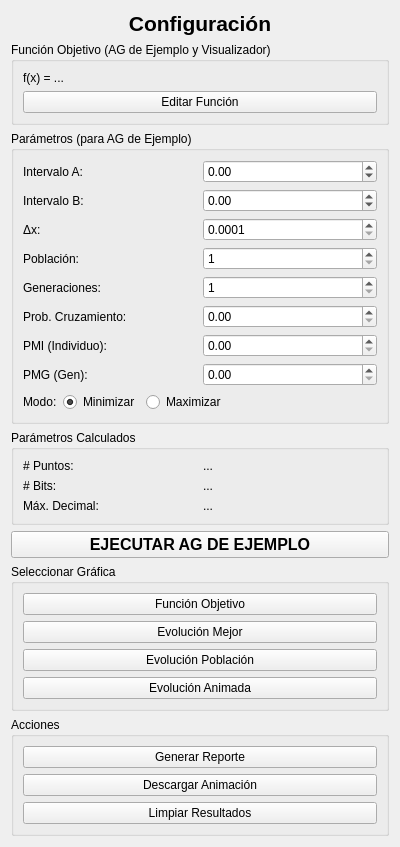
<?xml version="1.0" encoding="UTF-8"?>
<ui version="4.0">
 <class>ConfigPanelWidget</class>
 <widget class="QWidget" name="ConfigPanelWidget">
  <property name="geometry">
   <rect>
    <x>0</x>
    <y>0</y>
    <width>400</width>
    <height>800</height>
   </rect>
  </property>
  <property name="windowTitle">
   <string>Config Panel Content</string>
  </property>
  <layout class="QVBoxLayout" name="mainVerticalLayout">
   <item>
    <widget class="QLabel" name="titleLabel">
     <property name="font">
      <font>
       <pointsize>16</pointsize>
       <bold>true</bold>
      </font>
     </property>
     <property name="text">
      <string>Configuración</string>
     </property>
     <property name="alignment">
      <set>Qt::AlignmentFlag::AlignCenter</set>
     </property>
    </widget>
   </item>
   <item>
    <widget class="QGroupBox" name="functionGroup">
     <property name="title">
      <string>Función Objetivo (AG de Ejemplo y Visualizador)</string>
     </property>
     <layout class="QVBoxLayout" name="verticalLayout_2">
      <item>
       <widget class="QLabel" name="functionDisplayLabel">
        <property name="text">
         <string>f(x) = ...</string>
        </property>
        <property name="wordWrap">
         <bool>true</bool>
        </property>
       </widget>
      </item>
      <item>
       <widget class="QPushButton" name="editFunctionButton">
        <property name="text">
         <string>Editar Función</string>
        </property>
       </widget>
      </item>
     </layout>
    </widget>
   </item>
   <item>
    <widget class="QGroupBox" name="paramsGroup">
     <property name="title">
      <string>Parámetros (para AG de Ejemplo)</string>
     </property>
     <layout class="QGridLayout" name="gridLayout">
      <item row="0" column="0">
       <widget class="QLabel" name="label_interval_a">
        <property name="text">
         <string>Intervalo A:</string>
        </property>
       </widget>
      </item>
      <item row="0" column="1">
       <widget class="QDoubleSpinBox" name="interval_a_spinbox">
        <property name="decimals">
         <number>2</number>
        </property>
        <property name="minimum">
         <double>-10000.000000000000000</double>
        </property>
        <property name="maximum">
         <double>10000.000000000000000</double>
        </property>
       </widget>
      </item>
      <item row="1" column="0">
       <widget class="QLabel" name="label_interval_b">
        <property name="text">
         <string>Intervalo B:</string>
        </property>
       </widget>
      </item>
      <item row="1" column="1">
       <widget class="QDoubleSpinBox" name="interval_b_spinbox">
        <property name="decimals">
         <number>2</number>
        </property>
        <property name="minimum">
         <double>-10000.000000000000000</double>
        </property>
        <property name="maximum">
         <double>10000.000000000000000</double>
        </property>
       </widget>
      </item>
      <item row="2" column="0">
       <widget class="QLabel" name="label_delta_x">
        <property name="text">
         <string>Δx:</string>
        </property>
       </widget>
      </item>
      <item row="2" column="1">
       <widget class="QDoubleSpinBox" name="delta_x_spinbox">
        <property name="decimals">
         <number>4</number>
        </property>
        <property name="minimum">
         <double>0.000100000000000</double>
        </property>
        <property name="maximum">
         <double>1000.000000000000000</double>
        </property>
       </widget>
      </item>
      <item row="3" column="0">
       <widget class="QLabel" name="label_pop_size">
        <property name="text">
         <string>Población:</string>
        </property>
       </widget>
      </item>
      <item row="3" column="1">
       <widget class="QSpinBox" name="pop_size_spinbox">
        <property name="minimum">
         <number>1</number>
        </property>
        <property name="maximum">
         <number>1000</number>
        </property>
       </widget>
      </item>
      <item row="4" column="0">
       <widget class="QLabel" name="label_num_generations">
        <property name="text">
         <string>Generaciones:</string>
        </property>
       </widget>
      </item>
      <item row="4" column="1">
       <widget class="QSpinBox" name="num_generations_spinbox">
        <property name="minimum">
         <number>1</number>
        </property>
        <property name="maximum">
         <number>10000</number>
        </property>
       </widget>
      </item>
      <item row="5" column="0">
       <widget class="QLabel" name="label_prob_crossover">
        <property name="text">
         <string>Prob. Cruzamiento:</string>
        </property>
       </widget>
      </item>
      <item row="5" column="1">
       <widget class="QDoubleSpinBox" name="prob_crossover_spinbox">
        <property name="decimals">
         <number>2</number>
        </property>
        <property name="maximum">
         <double>1.000000000000000</double>
        </property>
        <property name="singleStep">
         <double>0.010000000000000</double>
        </property>
       </widget>
      </item>
      <item row="6" column="0">
       <widget class="QLabel" name="label_prob_mutation_i">
        <property name="text">
         <string>PMI (Individuo):</string>
        </property>
       </widget>
      </item>
      <item row="6" column="1">
       <widget class="QDoubleSpinBox" name="prob_mutation_i_spinbox">
        <property name="decimals">
         <number>2</number>
        </property>
        <property name="maximum">
         <double>1.000000000000000</double>
        </property>
        <property name="singleStep">
         <double>0.010000000000000</double>
        </property>
       </widget>
      </item>
      <item row="7" column="0">
       <widget class="QLabel" name="label_prob_mutation_g">
        <property name="text">
         <string>PMG (Gen):</string>
        </property>
       </widget>
      </item>
      <item row="7" column="1">
       <widget class="QDoubleSpinBox" name="prob_mutation_g_spinbox">
        <property name="decimals">
         <number>2</number>
        </property>
        <property name="maximum">
         <double>1.000000000000000</double>
        </property>
        <property name="singleStep">
         <double>0.010000000000000</double>
        </property>
       </widget>
      </item>
      <item row="8" column="0" colspan="2">
       <layout class="QHBoxLayout" name="horizontalLayout">
        <item>
         <widget class="QLabel" name="label_mode">
          <property name="text">
           <string>Modo:</string>
          </property>
         </widget>
        </item>
        <item>
         <widget class="QRadioButton" name="minimize_radio">
          <property name="text">
           <string>Minimizar</string>
          </property>
          <property name="checked">
           <bool>true</bool>
          </property>
         </widget>
        </item>
        <item>
         <widget class="QRadioButton" name="maximize_radio">
          <property name="text">
           <string>Maximizar</string>
          </property>
         </widget>
        </item>
        <item>
         <spacer name="horizontalSpacer">
          <property name="orientation">
           <enum>Qt::Orientation::Horizontal</enum>
          </property>
          <property name="sizeHint" stdset="0">
           <size>
            <width>40</width>
            <height>20</height>
           </size>
          </property>
         </spacer>
        </item>
       </layout>
      </item>
     </layout>
    </widget>
   </item>
   <item>
    <widget class="QGroupBox" name="calculatedParamsGroup">
     <property name="title">
      <string>Parámetros Calculados</string>
     </property>
     <layout class="QGridLayout" name="gridLayout_2">
      <item row="0" column="0">
       <widget class="QLabel" name="label_num_points">
        <property name="text">
         <string># Puntos:</string>
        </property>
       </widget>
      </item>
      <item row="0" column="1">
       <widget class="QLabel" name="num_points_label">
        <property name="text">
         <string>...</string>
        </property>
       </widget>
      </item>
      <item row="1" column="0">
       <widget class="QLabel" name="label_num_bits">
        <property name="text">
         <string># Bits:</string>
        </property>
       </widget>
      </item>
      <item row="1" column="1">
       <widget class="QLabel" name="num_bits_label">
        <property name="text">
         <string>...</string>
        </property>
       </widget>
      </item>
      <item row="2" column="0">
       <widget class="QLabel" name="label_max_decimal">
        <property name="text">
         <string>Máx. Decimal:</string>
        </property>
       </widget>
      </item>
      <item row="2" column="1">
       <widget class="QLabel" name="max_decimal_label">
        <property name="text">
         <string>...</string>
        </property>
       </widget>
      </item>
     </layout>
    </widget>
   </item>
   <item>
    <widget class="QPushButton" name="execute_ag_btn">
     <property name="font">
      <font>
       <pointsize>12</pointsize>
       <bold>true</bold>
      </font>
     </property>
     <property name="text">
      <string>EJECUTAR AG DE EJEMPLO</string>
     </property>
    </widget>
   </item>
   <item>
    <widget class="QGroupBox" name="graphSelectionGroup">
     <property name="title">
      <string>Seleccionar Gráfica</string>
     </property>
     <layout class="QVBoxLayout" name="verticalLayout_graphs">
      <item>
       <widget class="QPushButton" name="objectiveGraphButton">
        <property name="text">
         <string>Función Objetivo</string>
        </property>
       </widget>
      </item>
      <item>
       <widget class="QPushButton" name="bestEvolutionGraphButton">
        <property name="text">
         <string>Evolución Mejor</string>
        </property>
       </widget>
      </item>
      <item>
       <widget class="QPushButton" name="allEvolutionGraphButton">
        <property name="text">
         <string>Evolución Población</string>
        </property>
       </widget>
      </item>
      <item>
       <widget class="QPushButton" name="animatedEvolutionButton">
        <property name="text">
         <string>Evolución Animada</string>
        </property>
       </widget>
      </item>
     </layout>
    </widget>
   </item>
   <item>
    <widget class="QGroupBox" name="actionsGroup">
     <property name="title">
      <string>Acciones</string>
     </property>
     <layout class="QVBoxLayout" name="verticalLayout_actions">
      <item>
       <widget class="QPushButton" name="generateReportButton">
        <property name="text">
         <string>Generar Reporte</string>
        </property>
       </widget>
      </item>
      <item>
       <widget class="QPushButton" name="downloadAnimationButton">
        <property name="text">
         <string>Descargar Animación</string>
        </property>
       </widget>
      </item>
      <item>
       <widget class="QPushButton" name="clearResultsButton">
        <property name="text">
         <string>Limpiar Resultados</string>
        </property>
       </widget>
      </item>
     </layout>
    </widget>
   </item>
   <item>
    <spacer name="verticalSpacer">
     <property name="orientation">
      <enum>Qt::Orientation::Vertical</enum>
     </property>
     <property name="sizeHint" stdset="0">
      <size>
       <width>20</width>
       <height>40</height>
      </size>
     </property>
    </spacer>
   </item>
  </layout>
 </widget>
 <resources/>
 <connections/>
</ui>
